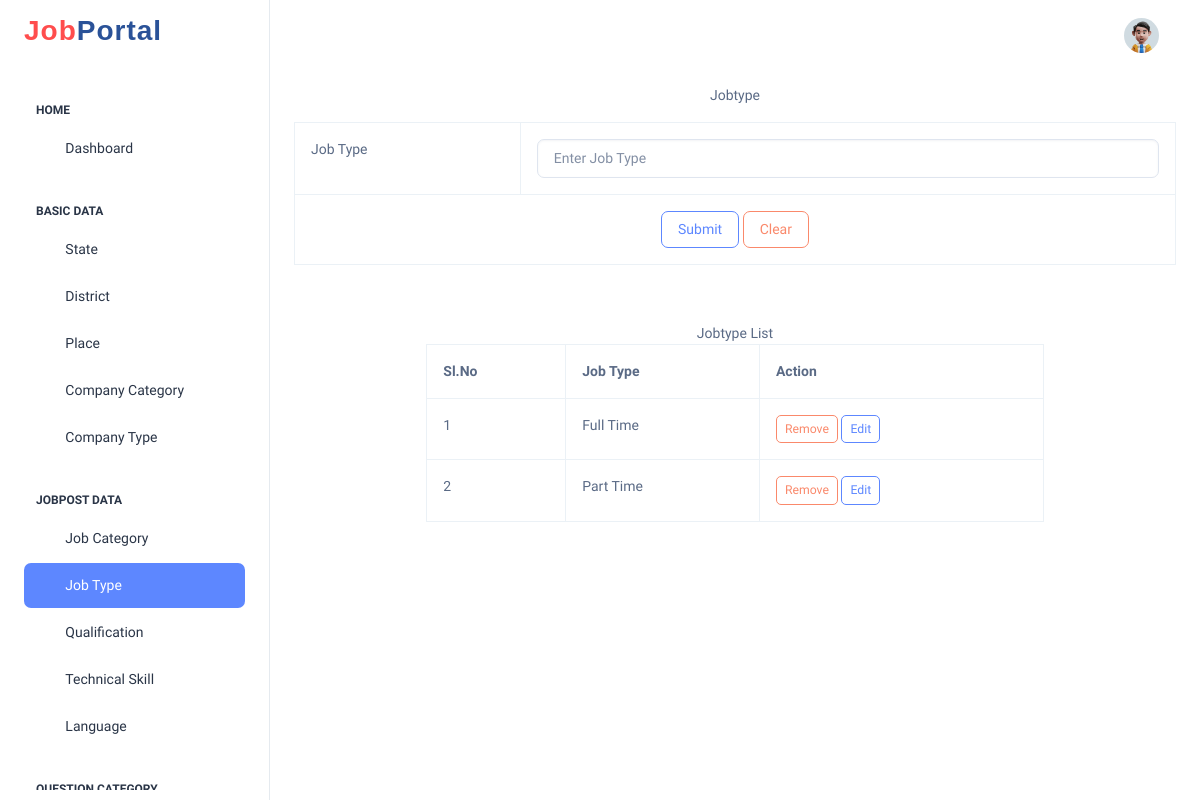
Before: /Project/Admin/Jobtype.php with the older database file.
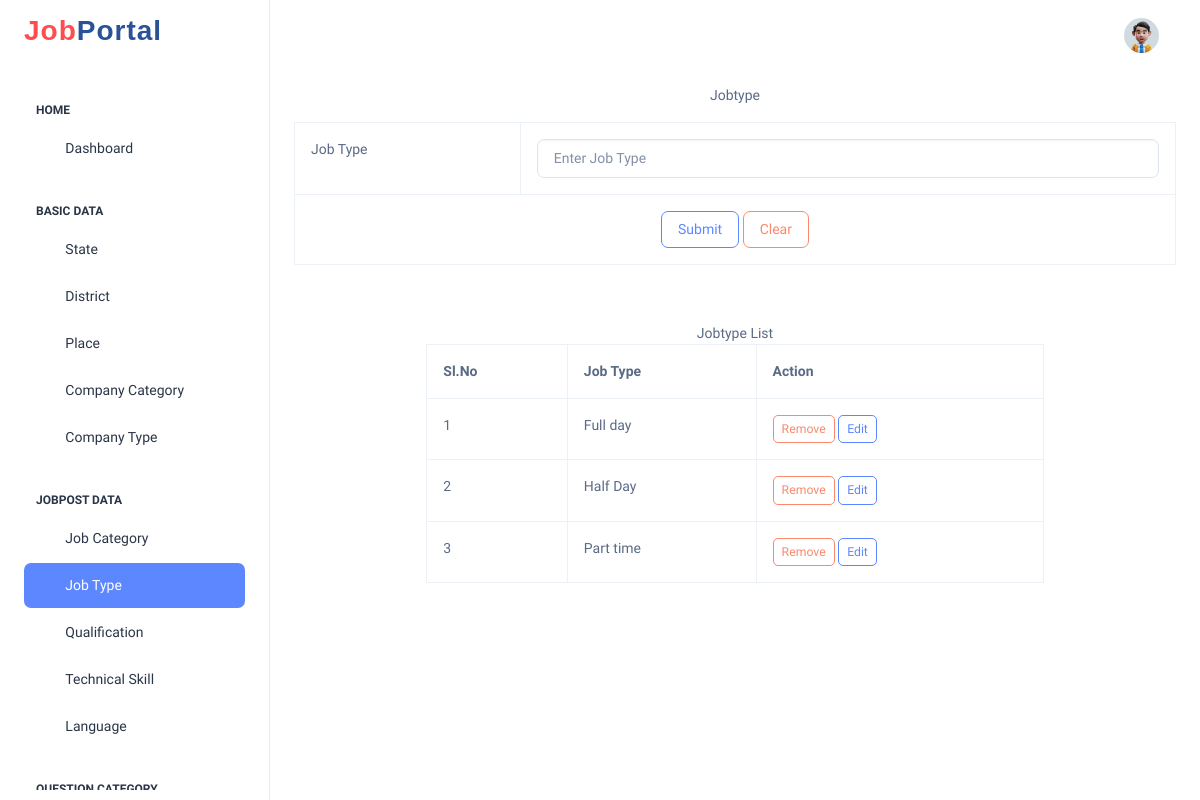
After: the same page with the newer database file.
### tables this page shows
CREATE TABLE `tbl_jobtype` (
  `jobtype_id` int(11) NOT NULL,
  `jobtype_name` varchar(40) NOT NULL,
  `jobtype_status` int(11) NOT NULL DEFAULT 0
);

### Project/Admin/Jobtype.php (the view, shortened to what this page needs)
<?php
include("../Assets/Connection/Connection.php");
include("Header.php");
$jobtypename = "";
      ?>
<!DOCTYPE html>
<html xmlns="http://www.w3.org/1999/xhtml">
<head>
</head>
<body>
<form id="form1" name="form1" method="post" action="">
  <div align="center" class="mb-3">Jobtype</div>
  <table class="table table-bordered table-hover" >
    <tr>
      <td>Job Type</td>
      <td>
        <input type="text" name="txt_jobtype" id="txt_jobtype"
               class="form-control" placeholder="Enter Job Type"
               value = "<?php echo $jobtypename?>" required/>
      </td>
    </tr>
    <tr>
      <td colspan="2" align="center">
        <input type="submit" name="btn_submit" id="btn_submit" value="Submit" class="btn btn-outline-primary"/>
        <input type="reset" name="btn_clear" id="btn_clear" value="Clear" class="btn btn-outline-danger"/>
      </td>
    </tr>
  </table>
  <br><br>
  <div align="center">Jobtype List</div>
  <table class="table table-bordered table-hover" style="width:70%; margin:auto;">
    <tr>
      <th>Sl.No</th>
      <th>Job Type</th>
      <th>Action</th>
    </tr>
    <?php
    $i=0;
    $selQry="select * from tbl_jobtype where jobtype_status=0 ORDER BY jobtype_name ASC";
    $row=$Con->query($selQry);
    while($data=$row->fetch_assoc())
    {
      $i++;
    ?>
    <tr>
      <td><?php echo  $i ?></td>
      <td><?php echo $data['jobtype_name']?></td>
      <td>
        <a href="Jobtype.php?rid=<?php echo $data['jobtype_id']?>" class="btn btn-outline-danger btn-sm">Remove</a>
        <a href="Jobtype.php?eid=<?php echo $data['jobtype_id']?>" class="btn btn-outline-primary btn-sm">Edit</a>
      </td>
    </tr>
    <?php
    }
    ?>
  </table>
</form>
</body>
</html>
<?php
include("Footer.php");
?>

Changed rows visible on the page:
removed tbl_jobtype: jobtype_name "Part Time"
changed tbl_jobtype: jobtype_name "Full Time" → "Full day"
added tbl_jobtype: jobtype_name "Half Day"
added tbl_jobtype: jobtype_name "Part time"
